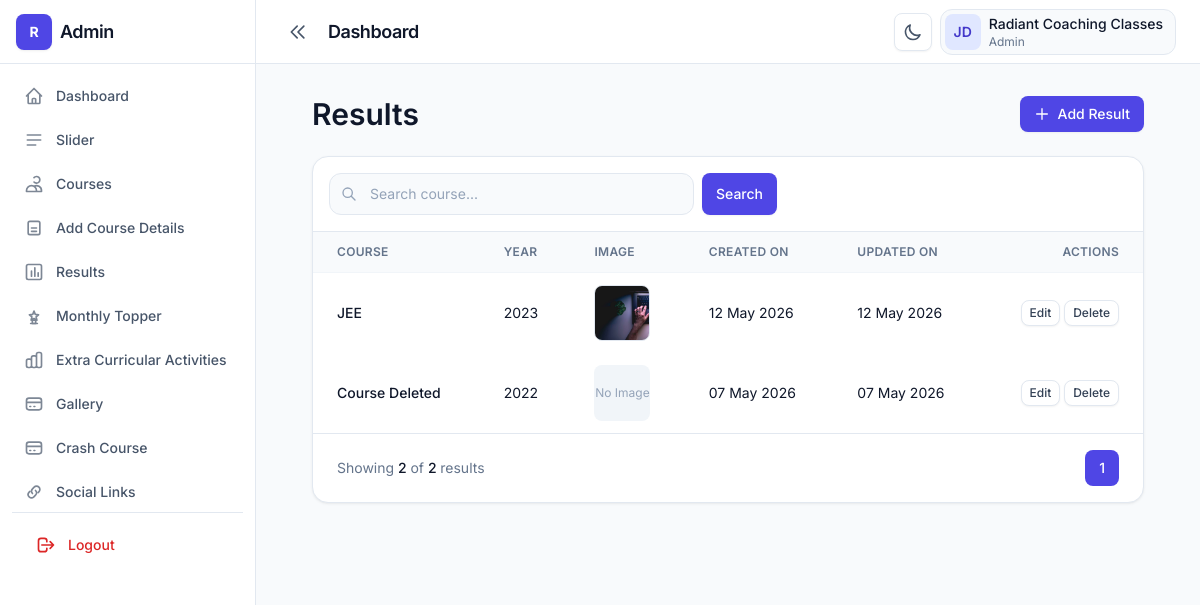
The page /results.php (signed in) on the database as committed earlier.
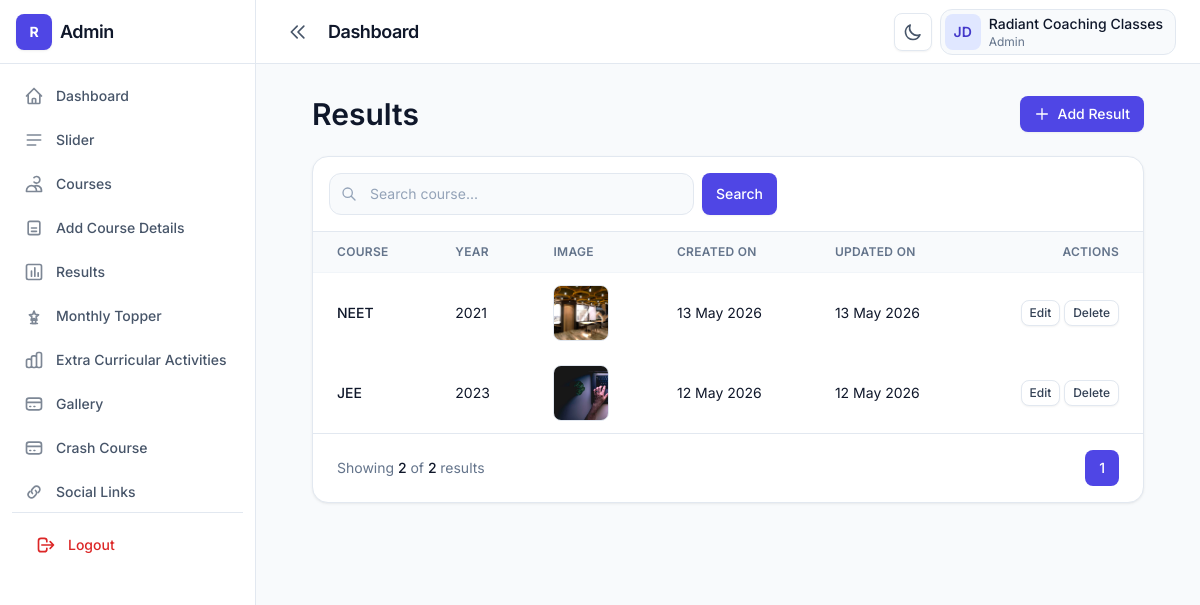
The same page on the database as committed later.
### tables this page shows
CREATE TABLE IF NOT EXISTS `results` (
  `id` int NOT NULL AUTO_INCREMENT,
  `course_id` int NOT NULL,
  `year` year NOT NULL,
  `created_at` date DEFAULT NULL,
  `updated_at` date DEFAULT NULL,
  PRIMARY KEY (`id`)
);

CREATE TABLE IF NOT EXISTS `courses` (
  `id` int NOT NULL AUTO_INCREMENT,
  `title` varchar(100) DEFAULT NULL,
  `description` text,
  `status` tinyint(1) DEFAULT '1',
  `created_at` timestamp NULL DEFAULT CURRENT_TIMESTAMP,
  `updated_at` timestamp NULL DEFAULT CURRENT_TIMESTAMP ON UPDATE CURRENT_TIMESTAMP,
  PRIMARY KEY (`id`)
);

### src/results.php (the view, shortened to what the rows shown need)
<?php
include('../conn.php');
$page = isset($_GET['page'])
    ? (int)$_GET['page']
    : 1;
$limit = 5;
$offset = ($page - 1) * $limit;
$query = "
SELECT
results.*,
courses.title,
(
    SELECT image
    FROM result_images
    WHERE result_images.result_id = results.id
    LIMIT 1
) as preview_image
FROM results
LEFT JOIN courses
ON courses.id = results.course_id
WHERE 1
";
$params = [];
$query .= "
ORDER BY results.id DESC
LIMIT $limit OFFSET $offset
";
$stmt = $conn->prepare($query);
$stmt->execute($params);
$results = $stmt->fetchAll(PDO::FETCH_ASSOC);
?>
<!DOCTYPE html>
<html lang="en" class="h-full">
<head>
    <link rel="stylesheet"
        href="../dist/css/output.css" />
</head>
<body class="h-full bg-slate-50 text-slate-900 dark:bg-slate-950 dark:text-slate-100">
    <div class="flex min-h-full">
        <div class="flex min-h-screen flex-1 flex-col lg:min-h-0">
            <?php include('header.php'); ?>
            <main class="flex-1 overflow-auto p-4 lg:p-8">
                <div class="container">
                    <div class="mb-6 flex flex-col gap-4 sm:flex-row sm:flex-wrap sm:items-center sm:justify-between">
                        <div class="min-w-0 flex-1">
                            <h2 class="text-display-sm text-slate-900 dark:text-white">
                                Results
                            </h2>
                        </div>
                    </div>
                    <div class="rounded-2xl border border-slate-200 bg-white shadow-card dark:border-slate-800 dark:bg-slate-900">
                        <div class="overflow-x-auto">
                            <table class="w-full min-w-[640px] text-left text-sm">
                                <thead class="border-b border-slate-100 bg-slate-50 text-xs uppercase tracking-wide text-slate-500 dark:border-slate-800 dark:bg-slate-900/80 dark:text-slate-400">
                                    <tr>
                                        <th class="px-4 py-3 font-semibold lg:px-6">
                                            Course
                                        </th>
                                        <th class="px-4 py-3 font-semibold lg:px-6">
                                            Year
                                        </th>
                                        <th class="px-4 py-3 font-semibold lg:px-6">
                                            Image
                                        </th>
                                        <th class="px-4 py-3 font-semibold lg:px-6">
                                            Created On
                                        </th>
                                        <th class="px-4 py-3 font-semibold lg:px-6">
                                            Updated On
                                        </th>
                                        <th class="px-4 py-3 text-right font-semibold lg:px-6">
                                            Actions
                                        </th>
                                    </tr>
                                </thead>
                                <tbody>
                                    <?php if (count($results) > 0) { ?>
                                        <?php foreach ($results as $result) { ?>
                                            <tr class="hover:bg-slate-50 dark:hover:bg-slate-800/40">
                                                <td class="px-4 py-3 lg:px-6">
                                                    <div class="font-medium">
                                                        <?php echo $result['title'] ?? 'Course Deleted'; ?>
                                                    </div>
                                                </td>
                                                <td class="px-4 py-3 lg:px-6">
                                                    <?php echo $result['year']; ?>
                                                </td>
                                                <td class="px-4 py-3 lg:px-6">
                                                    <?php if ($result['preview_image']) { ?>
                                                        <img
                                                            src="uploads/results/<?php echo $result['preview_image']; ?>"
                                                            class="h-14 w-14 rounded-lg object-cover border border-slate-200 dark:border-slate-700" />
                                                    <?php } else { ?>
                                                        <div class="flex h-14 w-14 items-center justify-center rounded-lg bg-slate-100 text-xs text-slate-400 dark:bg-slate-800">
                                                            No Image
                                                        </div>
                                                    <?php } ?>
                                                </td>
                                                <td class="px-4 py-3 lg:px-6">
                                                    <?php
                                                    echo date(
                                                        'd M Y',
                                                        strtotime($result['created_at'])
                                                    );
                                                    ?>
                                                </td>
                                                <td class="px-4 py-3 lg:px-6">
                                                    <?php
                                                    echo date(
                                                        'd M Y',
                                                        strtotime($result['updated_at'])
                                                    );
                                                    ?>
                                                </td>
                                                <td class="px-4 py-3 text-right lg:px-6">
                                                    <a
                                                        href="edit-result.php?id=<?php echo $result['id']; ?>"
                                                        class="btn btn-secondary px-2 py-1 text-xs">
                                                        Edit
                                                    </a>
                                                    <a
                                                        href="delete-result.php?id=<?php echo $result['id']; ?>"
                                                        onclick="return confirm('Delete this result?')"
                                                        class="btn btn-secondary px-2 py-1 text-xs">
                                                        Delete
                                                    </a>
                                                </td>
                                            </tr>
                                        <?php } ?>
                                    <?php } ?>
                                </tbody>
                            </table>
                        </div>
                    </div>
                </div>
            </main>
        </div>
    </div>
</body>
</html>

Rows that differ between the two databases and show on the page:
removed results: title "Course Deleted", year "2022", shows "No Image", created_at "07 May 2026", updated_at "07 May 2026"
added results: course.title "NEET", year "2021", shows a picture, created_at "13 May 2026", updated_at "13 May 2026"
